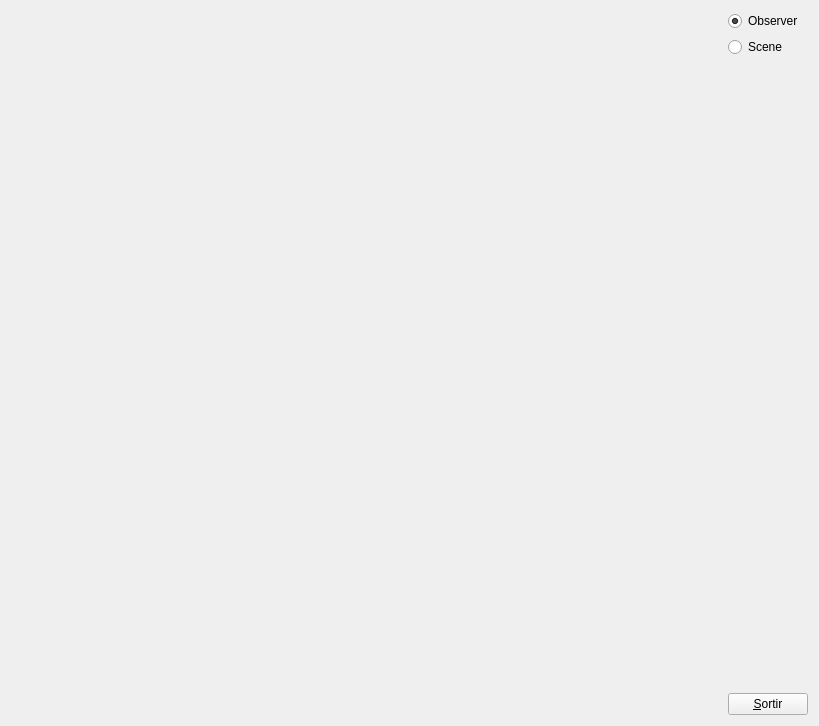
<?xml version="1.0" encoding="UTF-8"?>
<ui version="4.0">
 <class>MyForm</class>
 <widget class="QWidget" name="MyForm">
  <property name="geometry">
   <rect>
    <x>0</x>
    <y>0</y>
    <width>819</width>
    <height>726</height>
   </rect>
  </property>
  <property name="windowTitle">
   <string>IDI-Lab</string>
  </property>
  <layout class="QHBoxLayout" name="horizontalLayout">
   <item>
    <widget class="MyGLWidget" name="widget" native="true">
     <property name="sizePolicy">
      <sizepolicy hsizetype="Expanding" vsizetype="Expanding">
       <horstretch>0</horstretch>
       <verstretch>0</verstretch>
      </sizepolicy>
     </property>
    </widget>
   </item>
   <item>
    <layout class="QVBoxLayout" name="verticalLayout">
     <item>
      <widget class="QRadioButton" name="radioButton">
       <property name="text">
        <string>Observer</string>
       </property>
       <property name="checked">
        <bool>true</bool>
       </property>
      </widget>
     </item>
     <item>
      <widget class="QRadioButton" name="radioButton_2">
       <property name="text">
        <string>Scene</string>
       </property>
      </widget>
     </item>
     <item>
      <spacer name="verticalSpacer">
       <property name="orientation">
        <enum>Qt::Vertical</enum>
       </property>
       <property name="sizeHint" stdset="0">
        <size>
         <width>20</width>
         <height>40</height>
        </size>
       </property>
      </spacer>
     </item>
     <item>
      <widget class="QPushButton" name="pushButton">
       <property name="sizePolicy">
        <sizepolicy hsizetype="Fixed" vsizetype="Fixed">
         <horstretch>0</horstretch>
         <verstretch>0</verstretch>
        </sizepolicy>
       </property>
       <property name="text">
        <string>&amp;Sortir</string>
       </property>
      </widget>
     </item>
    </layout>
   </item>
  </layout>
 </widget>
 <customwidgets>
  <customwidget>
   <class>MyGLWidget</class>
   <extends>QWidget</extends>
   <header>MyGLWidget.h</header>
   <container>1</container>
   <slots>
    <signal>scene()</signal>
    <signal>observer()</signal>
    <slot>changeMode()</slot>
   </slots>
  </customwidget>
 </customwidgets>
 <resources/>
 <connections>
  <connection>
   <sender>pushButton</sender>
   <signal>clicked()</signal>
   <receiver>MyForm</receiver>
   <slot>close()</slot>
   <hints>
    <hint type="sourcelabel">
     <x>811</x>
     <y>718</y>
    </hint>
    <hint type="destinationlabel">
     <x>839</x>
     <y>529</y>
    </hint>
   </hints>
  </connection>
  <connection>
   <sender>radioButton</sender>
   <signal>clicked()</signal>
   <receiver>widget</receiver>
   <slot>changeMode()</slot>
   <hints>
    <hint type="sourcelabel">
     <x>753</x>
     <y>15</y>
    </hint>
    <hint type="destinationlabel">
     <x>637</x>
     <y>47</y>
    </hint>
   </hints>
  </connection>
  <connection>
   <sender>radioButton_2</sender>
   <signal>clicked()</signal>
   <receiver>widget</receiver>
   <slot>changeMode()</slot>
   <hints>
    <hint type="sourcelabel">
     <x>774</x>
     <y>52</y>
    </hint>
    <hint type="destinationlabel">
     <x>678</x>
     <y>114</y>
    </hint>
   </hints>
  </connection>
  <connection>
   <sender>widget</sender>
   <signal>observer()</signal>
   <receiver>radioButton</receiver>
   <slot>toggle()</slot>
   <hints>
    <hint type="sourcelabel">
     <x>651</x>
     <y>78</y>
    </hint>
    <hint type="destinationlabel">
     <x>745</x>
     <y>21</y>
    </hint>
   </hints>
  </connection>
  <connection>
   <sender>widget</sender>
   <signal>scene()</signal>
   <receiver>radioButton_2</receiver>
   <slot>toggle()</slot>
   <hints>
    <hint type="sourcelabel">
     <x>652</x>
     <y>198</y>
    </hint>
    <hint type="destinationlabel">
     <x>798</x>
     <y>49</y>
    </hint>
   </hints>
  </connection>
 </connections>
</ui>
